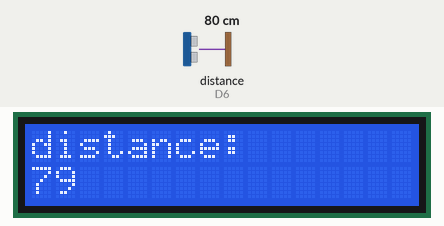
Recording of a sketch running on a simulated ESP8266 (NodeMCU). Shown: 16×2 character LCD. Wiring (inferred from the names in the program): ultrasonic range finder: trigger D5; echo D6. The inputs (shaded band) are chosen by the test bench; at power-on: distance to the obstacle (sensor on D6) 80 cm. The echo pulse lasts 58.3 µs per cm.

Above: at 1.2 s.
1.3 s: distance to the obstacle (sensor on D6) set to 2 cm
At 2.0 s:
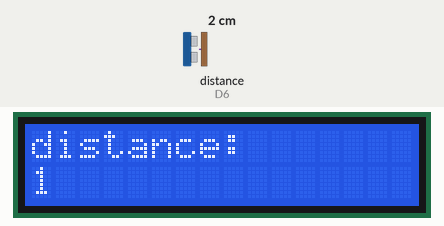
4.4 s: distance to the obstacle (sensor on D6) set to 4 cm
At 5.1 s:
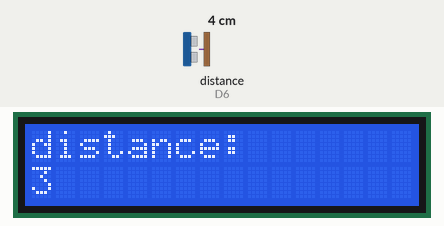
6.2 s: distance to the obstacle (sensor on D6) set to 9 cm
At 6.6 s:
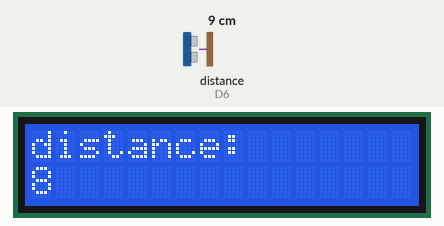
Timing chart, 0 to 9.2 s (numbered marks = the images above; inputs shaded):
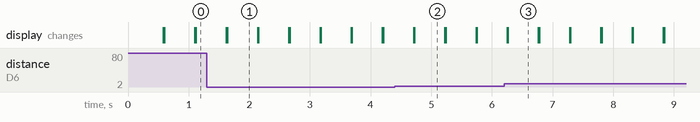

The sketch:

ultra_sonic_lcd_print.ino
```cpp
#include <LiquidCrystal_I2C.h>
#include <Wire.h>
LiquidCrystal_I2C lcd(0x27, 16, 2);
int trigpin = D5, echopin = D6, distance; //connect tigger and echo pins in pwm
long duration;
void setup() {
  pinMode(trigpin, OUTPUT);
  pinMode(echopin, INPUT);
  lcd.init();
  lcd.backlight();


}

void loop() {
  digitalWrite(trigpin, LOW);
  delayMicroseconds(2);
  digitalWrite (trigpin, HIGH);
  delayMicroseconds(10);
  digitalWrite (trigpin, LOW);
  duration = pulseIn(echopin, HIGH);
  distance = duration * .034 / 2;
  lcd.setCursor(0, 0);
  lcd.print("distance:");
  lcd.setCursor(0, 11);
  lcd.print(distance);
  delay(500);
  lcd.clear();


}
```

Measured:
- after the input at 1.3 s, the display: first differs from a run without the input after 0.33 s (image 1)
- after the input at 4.4 s, the display: first differs from a run without the input after 0.32 s (image 2)
- after the input at 6.2 s, the display: first differs from a run without the input after 0.06 s (image 3)
- what the display in image 1 shows lasts 0.5 s, from 1.6 s to 2.1 s
